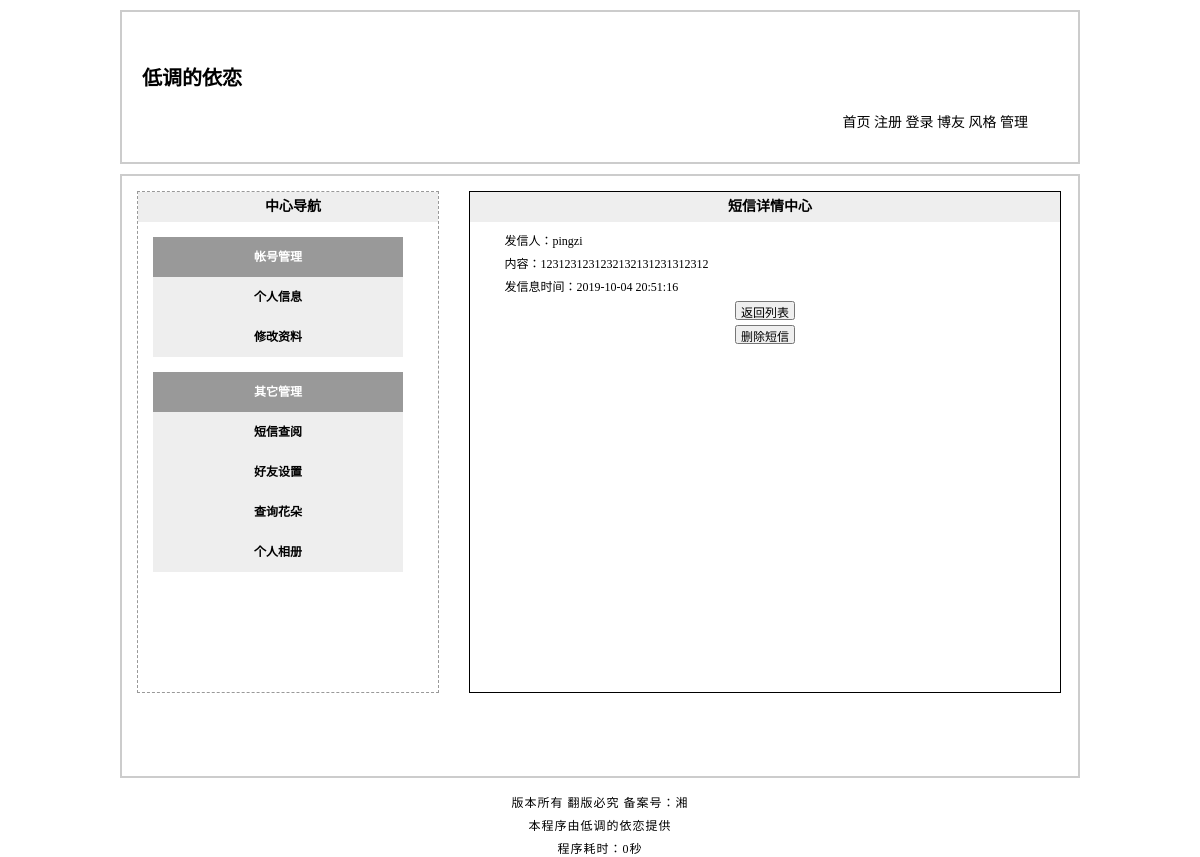
/member_message_detail.php?id=7, run on the app's committed database.
### tables this page shows
CREATE TABLE IF NOT EXISTS `tg_message` (
  `tg_id` mediumint(8) unsigned NOT NULL AUTO_INCREMENT COMMENT 'ID',
  `tg_touser` varchar(20) NOT NULL COMMENT '收信人',
  `tg_fromuser` varchar(20) NOT NULL COMMENT '发信人',
  `tg_content` varchar(200) NOT NULL COMMENT '发信内容',
  `tg_state` tinyint(1) NOT NULL DEFAULT '0' COMMENT '短信状态',
  `tg_date` datetime NOT NULL COMMENT '发送时间',
  PRIMARY KEY (`tg_id`)
);

### includes/mysql.func.php (called while the page is built, shortened)
<?php
function _query($_sql){
	if(!$_result = mysql_query($_sql)){
		exit("sql执行失败".mysql_error());
	}
	return $_result;
}
function _fetch_array($_sql){
	return mysql_fetch_array(_query($_sql),MYSQL_ASSOC);
}
?>

### includes/global.func.php (called while the page is built, shortened)
<?php
function _html($_string){
	if(is_array($_string)){
		foreach($_string as $_key => $_value){
			$_string[$_key] = htmlspecialchars($_value);
		}
	}else{
		$_string = htmlspecialchars($_string);
	}
	return $_string;
}
?>

### member_message_detail.php (the view, shortened to what this page needs)
<?php
if(isset($_GET['id'])){
	$_rows = _fetch_array("SELECT
				tg_id,
				tg_state,
				tg_fromuser,
				tg_content,
				tg_date
			FROM
				tg_message
			WHERE
				tg_id='{$_GET['id']}'
			LIMIT 1
		");
if($_rows){
	$_html = array();
	$_html['id'] = $_rows['tg_id'];
	$_html['fromuser'] = $_rows['tg_fromuser'];
	$_html['content'] = $_rows['tg_content'];
	$_html['date'] = $_rows['tg_date'];
	$_html = _html($_html);
}else{
	_alert_back("此短信不存在");
}
}else{
	_alert_back("非法登录");
}
?>
<?php require ROOT_PATH.'includes/title.inc.php';?>
<?php require ROOT_PATH."includes/header.inc.php";?>
<div class="member">
	<?php require ROOT_PATH."includes/member.inc.php";?>
	<div class="member_main">
	    <h2>短信详情中心</h2>
	    <dl>
	    	<dd>发信人：<?php echo $_html['fromuser'];?></dd>
	    	<dd>内容：<?php echo $_html['content'];?></dd>
	    	<dd>发信息时间：<?php echo $_html['date'];?></dd>
	    	<dd>
	    		<input type="button" value="返回列表" id="return"/>
	    	</dd>
	    	<dd>
	    		<input type="button" name="<?php echo $_html['id'];?>" value="删除短信" id="delete"/>
	    	</dd>
	    </dl>
	</div>
</div>
<?php require ROOT_PATH."includes/footer.inc.php";?>

### styles/1/basic.css (style rules this page uses)
* { margin:0; padding:0; }
h2 { font-size:14px; background:#eee; height:25px; line-height:25px; text-indent:10px; }
.member { width:auto; height:600px; border:2px solid #CCC; font-size:12px; }
.member h2 { text-align:center; height:30px; line-height:30px; }
.member .member_main { width:590px; height:500px; margin:15px; border:1px solid black; float:left; }

### styles/1/member_message_detail.css (style rules this page uses)
.member .member_main dl { width:90%; margin:10px auto; }
.member .member_main dl dd { margin:5px; line-height:150%; }
.member .member_main dl dd input { width:60px; height:19px; display:block; margin:0 auto; font-size:12px; cursor:pointer; }

### data on the page
tg_message: tg_fromuser "pingzi", tg_content "1231231231232132131231312312", tg_date "2019-10-04 20:51:16"

### other printed values
_runtime() - START_TIME "0"
